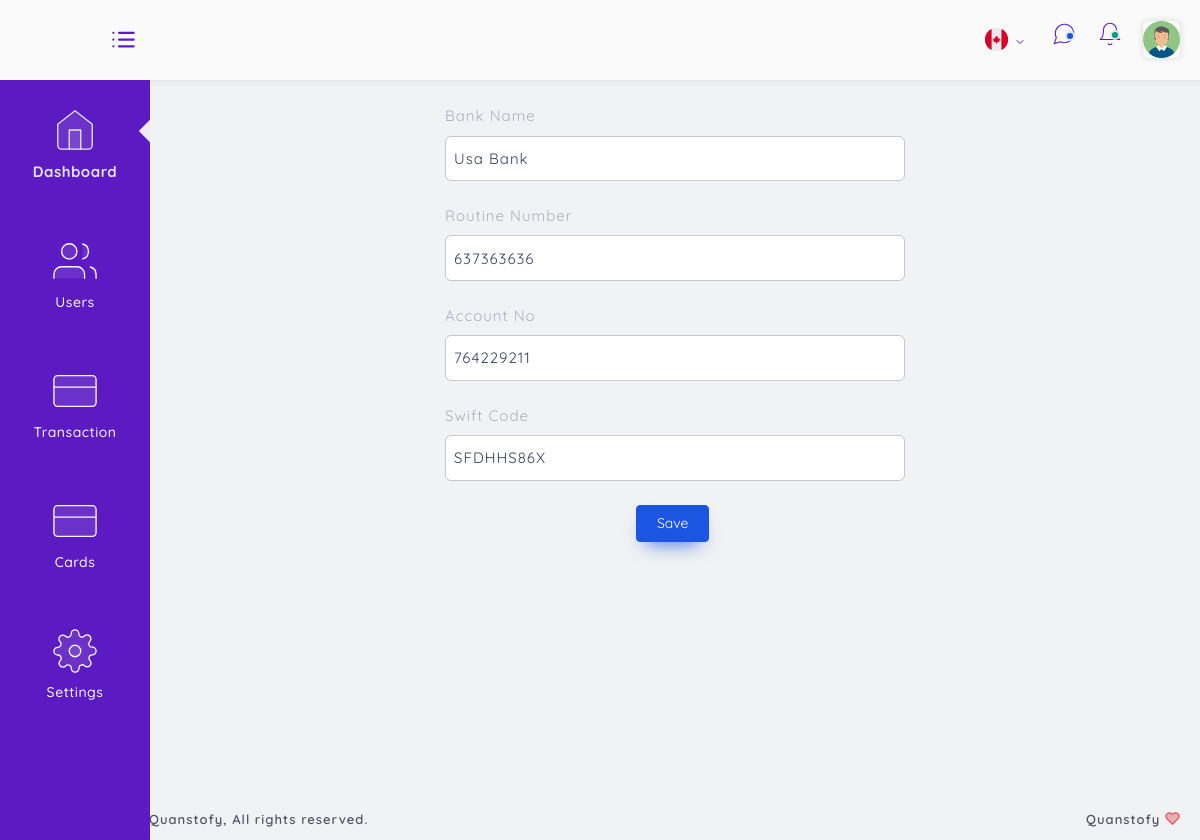
The app's page /admin/deposit/index.php (signed in) with its own data.
### tables this page shows
CREATE TABLE `payment_details_bank` (
  `id` int(11) NOT NULL,
  `bank_name` varchar(255) NOT NULL,
  `acount_number` varchar(255) NOT NULL,
  `routine_number` varchar(255) NOT NULL,
  `swift_code` varchar(255) NOT NULL
);

### server/connection.php (called while the page is built, shortened)
<?php
$sitename = "Quanstofy";
?>

### admin/deposit/index.php (the view, shortened to what this page needs)
<?php
    include('../../server/connection.php');
    include('../../server/authorization/admin/index.php');
?>
<html lang="en">
<head>
    <link href="../source/assets/css/loader.css" rel="stylesheet" type="text/css">
    <link href="../source/bootstrap/css/bootstrap.min.css" rel="stylesheet" type="text/css">
    <link href="../source/assets/css/plugins.css" rel="stylesheet" type="text/css">
    <link href="../source/assets/css/structure.css" rel="stylesheet" type="text/css" class="structure">
    <link href="../source/plugins/apex/apexcharts.css" rel="stylesheet" type="text/css">
    <link href="../source/assets/css/dashboard/dash_1.css" rel="stylesheet" type="text/css" class="dashboard-analytics">
    <link rel="stylesheet" type="text/css" href="../source/plugins/dropify/dropify.min.css">
    <link href="../source/assets/css/users/account-setting.css" rel="stylesheet" type="text/css">
    <link href="../source/assets/css/components/custom-modal.css" rel="stylesheet" type="text/css">
    <link rel="stylesheet" type="text/css" href="../source/plugins/select2/select2.min.css">
    <link rel="stylesheet" type="text/css" href="../source/plugins/table/datatable/datatables.css">
    <link rel="stylesheet" type="text/css" href="../source/assets/css/forms/switches.css">
    <link rel="stylesheet" type="text/css" href="../source/plugins/table/datatable/dt-global_style.css">
    <link rel="stylesheet" href="../assets/css/card/displayCard.css">
    <link href="../source/plugins/sweetalerts/sweetalert2.min.css" rel="stylesheet" type="text/css">
    <link href="../source/plugins/sweetalerts/sweetalert.css" rel="stylesheet" type="text/css">
    <link href="../source/assets/css/components/custom-sweetalert.css" rel="stylesheet" type="text/css">
    <link href="https://cdnjs.cloudflare.com/ajax/libs/toastr.js/latest/toastr.min.css" rel="stylesheet" />
</head>
<body class="dashboard-analytics">
    <?php include("../includes/navbar.php")  ?>
    <div class="main-container" id="container">
        <?php include("../includes/sidebar.php")  ?>
        <div id="content" class="main-content">
            <div class="layout-px-spacing">
                <div class="account-settings-container layout-top-spacing">
                    <div class="account-content">
                        <div class="scrollspy-example" data-spy="scroll" data-target="#account-settings-scroll"
                            data-offset="-100">
                            <div class="row">
                                <div class="col-xl-6 col-lg-6 col-md-6 offset-md-3  layout-spacing">
                                        <?php
                                                $stmp = $connection->prepare("SELECT * FROM payment_details_bank");
                                                $stmp->execute();
                                                $result = $stmp->get_result();
                                                if ($result && $result->num_rows > 0) {
                                                    $row = $result->fetch_assoc();?>
                                                    <form method="POST">
                                                        <div class="col-xl-12 col-lg-12 col-md-8 mt-md-0 mt-4">
                                                            <div class="form">
                                                                <div class="row">
                                                                    <div class="col-sm-12">
                                                                        <div class="form-group">
                                                                            <label for="">Bank Name</label>
                                                                            <input type="text" class="form-control mb-4" value="<?php echo htmlspecialchars($row['bank_name']); ?>" name="bank_name" autocomplete="off" required>
                                                                        </div>
                                                                    </div>
                                                                    <div class="col-sm-12">
                                                                        <div class="form-group">
                                                                            <label for="">Routine Number</label>
                                                                            <input type="text" class="form-control mb-4" value="<?php echo htmlspecialchars($row['routine_number']); ?>" name="routine_no" autocomplete="off" required>
                                                                        </div>
                                                                    </div>
                                                                    <div class="col-sm-12">
                                                                        <div class="form-group">
                                                                            <label for="">Account No</label>
                                                                            <input type="text" class="form-control mb-4" value="<?php echo htmlspecialchars($row['acount_number']); ?>" name="acct_no" autocomplete="off" required>
                                                                        </div>
                                                                    </div>
                                                                    <div class="col-sm-12">
                                                                        <div class="form-group">
                                                                            <label for="">Swift Code</label>
                                                                            <input type="text" class="form-control mb-4" value="<?php echo htmlspecialchars($row['swift_code']); ?>" name="swift_code" autocomplete="off" required>
                                                                        </div>
                                                                    </div>
                                                                </div>
                                                                <div class="col-md-12 text-center">
                                                                    <button class="btn btn-primary text-center" name="save_deposit">Save</button>
                                                                </div>
                                                            </div>
                                                        </div>
                                                    </form>
                                                <?php
                                                } else {
                                                    echo '<div class="alert alert-warning text-center">No bank details found.</div>';
                                                }
                                        ?>
                                </div>
                            </div>
                        </div>
                    </div>
                </div>
            </div>
        </div>
    </div>
    <div class="footer-wrapper">
        <div class="footer-section f-section-1">
            <p class="">Copyright © 2022 <a target="_blank" href="/"><?php echo  $sitename ?></a>, All rights reserved.</p>
        </div>
        <div class="footer-section f-section-2">
            <p class=""><?php echo  $sitename ?> </p>
        </div>
    </div>
</body>
</html>

### admin/source/assets/css/structure.css (style rules this page uses)
html { min-height: 100% }
body { color: #888ea8; height: 100%; font-size: 0.875rem; background: #f1f2f3; overflow-x: hidden; overflow-y: auto; letter-spacing: 0.0312rem; font-family: 'Quicksand', sans-serif; }
p { margin-top: 0; margin-bottom: 0.625rem; color: #515365 }
.main-container { min-height: 100vh; display: -webkit-box; display: -ms-flexbox; display: flex; -webkit-box-orient: horizontal; -webkit-box-direction: normal; -ms-flex-direction: row; flex-direction: row; -ms-flex-wrap: wrap; flex-wrap: wrap; -webkit-box-pack: start; -ms-flex-pack: start; justify-content: flex-start; }
#content { width: 50%; flex-grow: 8; margin-top: 80px; margin-bottom: 0; margin-left: 150px; -webkit-transition: .3s ease all; transition: .3s ease all; }
.layout-top-spacing { margin-top: 25px; }
.layout-spacing { padding-bottom: 40px; }
.layout-px-spacing { padding: 0 20px 0 20px !important; min-height: calc(100vh - 140px) !important; }
.footer-wrapper { padding: 10px 20px 10px 20px; display: inline-block; background: transparent; font-weight: 600; font-size: 12px; width: 100%; border-top-left-radius: 6px; display: flex; justify-content: space-between; }
.footer-wrapper .footer-section p { margin-bottom: 0; color: #515365; font-size: 13px; letter-spacing: 1px; }
.footer-wrapper .footer-section p a { color: #515365; }
.footer-wrapper .footer-section svg { color: #e7515a; fill: rgba(231, 81, 90, 0.4196078431372549); width: 15px; height: 15px; vertical-align: text-top; }

### admin/source/assets/css/dashboard/dash_1.css (style rules this page uses)
.layout-spacing { padding-bottom: 25px; }

### admin/source/assets/css/users/account-setting.css (style rules this page uses)
.layout-spacing { padding-bottom: 25px; }
.form-control { padding: 8px 8px; }

### admin/source/assets/css/components/custom-sweetalert.css (style rules this page uses)
.btn { margin-right: 5px; }

### admin/source/assets/css/main.css (style rules this page uses)
html { min-height: 100% }
body { color: #888ea8; height: 100%; font-size: 0.875rem; background: #f1f2f3; overflow-x: hidden; overflow-y: auto; letter-spacing: 0.0312rem; font-family: 'Quicksand', sans-serif; }
p { margin-top: 0; margin-bottom: 0.625rem; color: #515365 }
a { color: #515365; outline: none; }
.form-group label, label { font-size: 15px; color: #acb0c3; letter-spacing: 1px; }
.form-control { height: auto; border: 1px solid #bfc9d4; color: #3b3f5c; font-size: 15px; padding: 8px 10px; letter-spacing: 1px; height: calc(1.4em + 1.4rem + 2px); padding: .75rem 1.25rem; border-radius: 6px; }
.btn { padding: 0.4375rem 1.25rem; text-shadow: none; font-size: 14px; color: #3b3f5c; font-weight: normal; white-space: normal; word-wrap: break-word; transition: .2s ease-out; touch-action: manipulation; cursor: pointer; background-color: #f1f2f3; box-shadow: 0px 5px 20px 0 rgba(0, 0, 0, 0.1); will-change: opacity, transform; transition: all 0.3s ease-out; -webkit-transition: all 0.3s ease-out; }
.btn-primary { color: #fff !important; background-color: #1b55e2 !important; border-color: #1b55e2; box-shadow: 0 10px 20px -10px #1b55e2; }

### records on screen
payment_details_bank: bank_name "Usa Bank", routine_no "637363636", acct_no "764229211", swift_code "SFDHHS86X"

### other values on screen
$sitename "Quanstofy"
